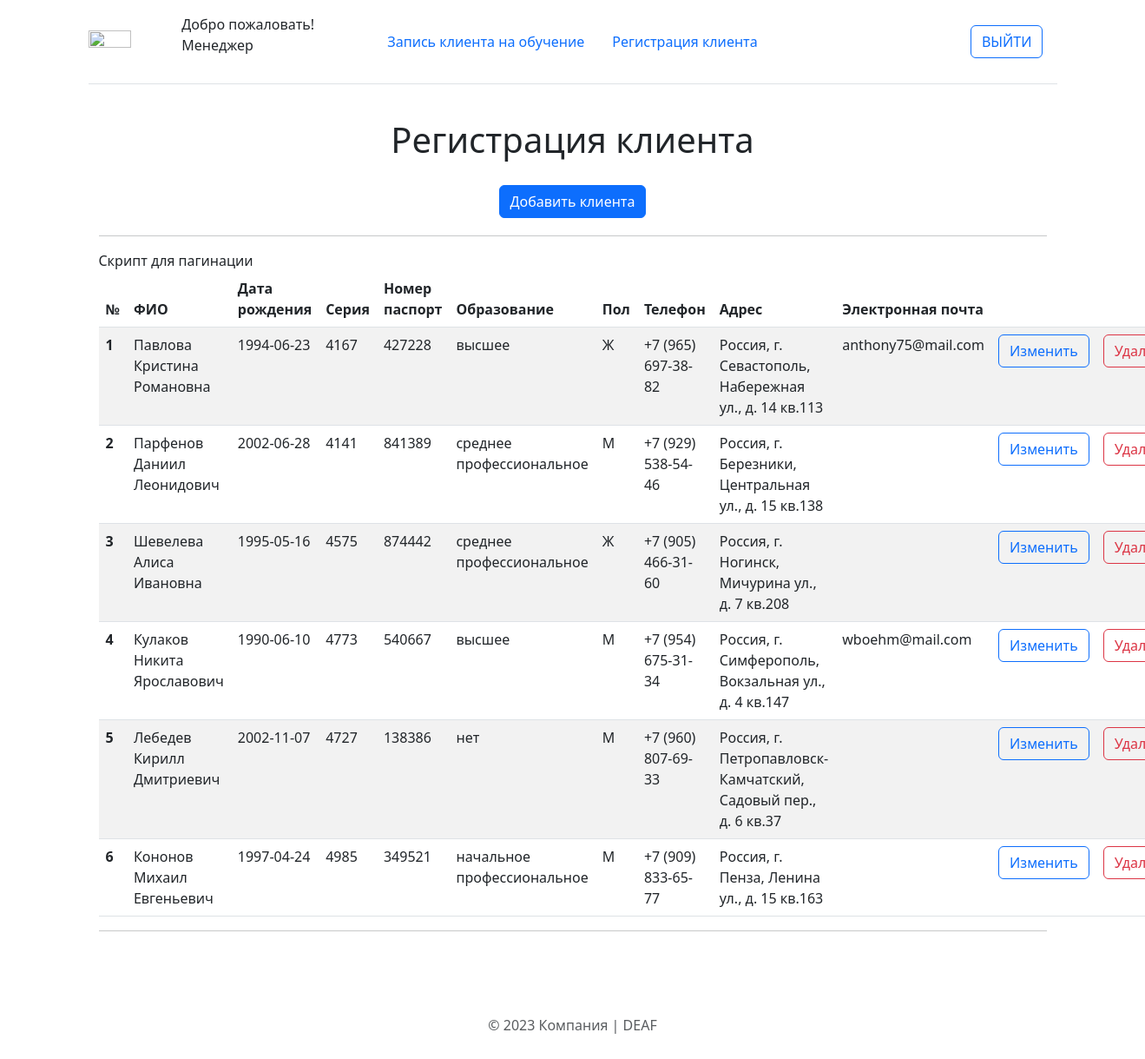
/index.php/client/browse_client, run on the app's committed database.
### tables this page shows
CREATE TABLE `client` (
  `ID_client` int NOT NULL,
  `full_name_client` varchar(50) NOT NULL,
  `date_client` date NOT NULL,
  `series` int NOT NULL,
  `passport_number` int NOT NULL,
  `education` varchar(255) NOT NULL,
  `pol` varchar(1) NOT NULL,
  `phone` varchar(20) NOT NULL,
  `address` varchar(255) NOT NULL,
  `email` varchar(50) DEFAULT NULL
);

### application/controllers/Client.php (called while the page is built, shortened)
<?php
	class Client extends CI_Controller {
	public function browse_client()
	{
		$data['session'] = $this->session->userdata('login_session');
        $this->load->model('client_m');
        $data['client'] = $this->client_m->sel_client();
        $this->load->view('templates/header');
        $this->load->view('templates/navbar_manager', $data);
        $this->load->view('pages/client', $data);
        $this->load->view('templates/footer');
    }
}
?>

### index.php (called while the page is built, shortened)
<?php
require_once BASEPATH.'core/CodeIgniter.php';

### application/models/client_m.php (called while the page is built, shortened)
<?php
class Client_m extends CI_Model {
    public function sel_client()
    {
        $query = $this->db->get('client');
        return $query->result_array();
    }
}

### application/views/pages/client.php (the view, shortened to what this page needs)
<div class="container">
    <div class="container-fluid" style="margin-top:40px">
        <div class="" style="margin-top:100">
            <div class="rounded d-flex justify-content-center">
                <h1>Регистрация клиента</h1>
            </div>
        </div>
    </div>
</div>
<div class="container">
    <div class="container-fluid" style="margin-top:20px">
        <div class="" style="margin-top:100">
            <div class="rounded d-flex justify-content-center">
                <button type="button" class="btn btn-primary" data-bs-toggle="modal" data-bs-target="#modalAdd1">
                Добавить клиента
                </button>
            </div>
        </div>
    </div>
</div>
<div class="container">
    <div class="container-fluid" style="margin-top:20px">
        <hr>
        Скрипт для пагинации
        <table id="client" class="table table-striped" style="width:100%">
            <thead>
                <tr>
                    <th scope="col">№</th>
                    <th scope="col">ФИО</th>
                    <th scope="col">Дата рождения</th>
                    <th scope="col">Серия</th>
                    <th scope="col">Номер паспорт</th>
                    <th scope="col">Образование</th>
                    <th scope="col">Пол</th>
                    <th scope="col">Телефон</th>
                    <th scope="col">Адрес</th>
                    <th scope="col">Электронная почта</th>
                    <th></th>
                    <th></th>
                </tr>
            </thead>
            <tbody>
                <?php foreach ($client as $row) {?>
                <tr>
                    <th scope="row"><?=$row['ID_client']?></th>
                    <td><?=$row['full_name_client']?></td>
                    <td><?=$row['date_client']?></td>
                    <td><?=$row['series']?></td>
                    <td><?=$row['passport_number']?></td>
                    <td><?=$row['education']?></td>
                    <td><?=$row['pol']?></td>
                    <td><?=$row['phone']?></td>
                    <td><?=$row['address']?></td>
                    <td><?=$row['email']?></td>
                    <td>
                    <button type="button" class="btn btn-outline-primary" data-bs-toggle="modal" data-bs-target="#<?=$row['ID_client']?>">
                    Изменить
                    </button>
                    </td>
                    <td>
                    <form action="<?=base_url('client/del_client')?>" method="post">
                        <button class="btn btn-outline-danger" name="ID_client" value="<?=$row['ID_client']?>">Удалить</button></td>
                </tr>
                <?php }?>
            </tbody>
        </table>
        <hr>
    </div>
</div>

### data on the page
client: ID_client "1", full_name_client "Павлова Кристина Романовна", date_client "1994-06-23", series "4167", passport_number "427228", education "высшее", pol "Ж", phone "+7 (965) 697-38-82", address "Россия, г. Севастополь, Набережная ул., д. 14 кв.113", email "anthony75@mail.com"
client: ID_client "2", full_name_client "Парфенов Даниил Леонидович", date_client "2002-06-28", series "4141", passport_number "841389", education "среднее профессиональное", pol "М", phone "+7 (929) 538-54-46", address "Россия, г. Березники, Центральная ул., д. 15 кв.138"
client: ID_client "3", full_name_client "Шевелева Алиса Ивановна", date_client "1995-05-16", series "4575", passport_number "874442", education "среднее профессиональное", pol "Ж", phone "+7 (905) 466-31-60", address "Россия, г. Ногинск, Мичурина ул., д. 7 кв.208"
client: ID_client "4", full_name_client "Кулаков Никита Ярославович", date_client "1990-06-10", series "4773", passport_number "540667", education "высшее", pol "М", phone "+7 (954) 675-31-34", address "Россия, г. Симферополь, Вокзальная ул., д. 4 кв.147", email "wboehm@mail.com"
client: ID_client "5", full_name_client "Лебедев Кирилл Дмитриевич", date_client "2002-11-07", series "4727", passport_number "138386", education "нет", pol "М", phone "+7 (960) 807-69-33", address "Россия, г. Петропавловск-Камчатский, Садовый пер., д. 6 кв.37"
client: ID_client "6", full_name_client "Кононов Михаил Евгеньевич", date_client "1997-04-24", series "4985", passport_number "349521", education "начальное профессиональное", pol "М", phone "+7 (909) 833-65-77", address "Россия, г. Пенза, Ленина ул., д. 15 кв.163"
